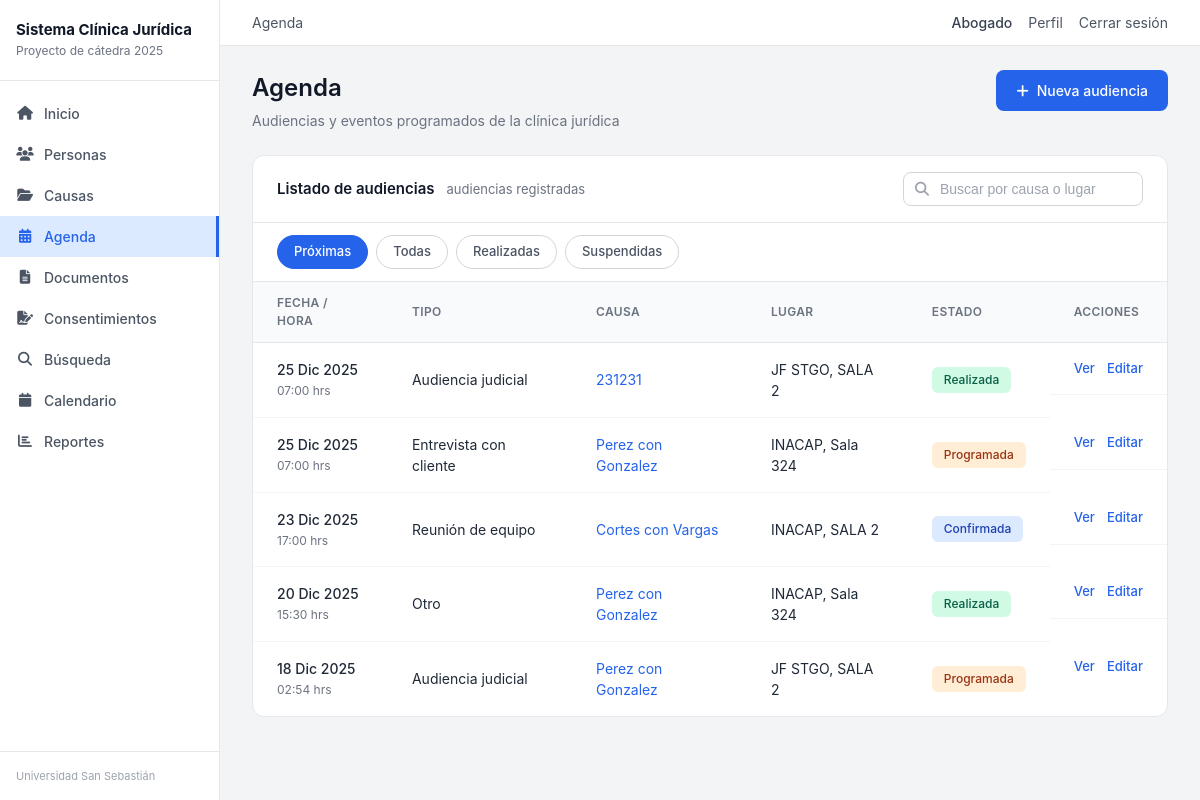
The page /audiencias/ (signed in) on the database its author committed.
### apps/gestion/models.py (models this page shows, shortened)
class Audiencia(models.Model):
    TIPO_EVENTO_CHOICES = [
        ('AUDIENCIA_JUDICIAL', 'Audiencia judicial'),
        ('ENTREVISTA_CLIENTE', 'Entrevista con cliente'),
        ('REUNION_EQUIPO', 'Reunión de equipo'),
        ('REUNION_SUPERVISOR', 'Reunión con supervisor'),
        ('COMPARENDO', 'Comparendo'),
        ('MEDIACION', 'Mediación'),
        ('OTRO', 'Otro'),
    ]
    ESTADO_CHOICES = [
        ('PROGRAMADA', 'Programada'),
        ('CONFIRMADA', 'Confirmada'),
        ('REALIZADA', 'Realizada'),
        ('SUSPENDIDA', 'Suspendida'),
        ('REPROGRAMADA', 'Reprogramada'),
        ('CANCELADA', 'Cancelada'),
    ]
    causa = models.ForeignKey(
        Causa,
        on_delete=models.CASCADE,
        related_name='audiencias',
        verbose_name='Causa'
    )
    audiencia_anterior = models.ForeignKey(
        'self',
        on_delete=models.SET_NULL,
        null=True,
        blank=True,
        related_name='reprogramaciones',
        verbose_name='Audiencia anterior',
        help_text='Si es reprogramación, indicar la audiencia original'
    )
    tipo_evento = models.CharField(
        max_length=20,
        choices=TIPO_EVENTO_CHOICES,
        default='AUDIENCIA_JUDICIAL',
        verbose_name='Tipo de evento'
    )
    fecha_hora = models.DateTimeField(verbose_name='Fecha y hora')
    duracion_estimada = models.PositiveIntegerField(
        default=60,
        verbose_name='Duración estimada (minutos)'
    )
    lugar = models.CharField(
        max_length=200,
        blank=True,
        null=True,
        verbose_name='Lugar'
    )
    sala = models.CharField(
        max_length=50,
        blank=True,
        null=True,
        verbose_name='Sala',
        help_text='Número de sala si aplica'
    )
    estado = models.CharField(
        max_length=20,
        choices=ESTADO_CHOICES,
        default='PROGRAMADA',
        verbose_name='Estado'
    )
    motivo_suspension = models.TextField(
        blank=True,
        null=True,
        verbose_name='Motivo de suspensión/reprogramación'
    )
    asistio_cliente = models.BooleanField(
        default=False,
        verbose_name='¿Asistió el cliente?'
    )
    asistio_estudiante = models.BooleanField(
        default=False,
        verbose_name='¿Asistió el estudiante?'
    )
    asistio_supervisor = models.BooleanField(
        default=False,
        verbose_name='¿Asistió el supervisor?'
    )
    resultado = models.TextField(
        blank=True,
        null=True,
        verbose_name='Resultado',
        help_text='Descripción de lo ocurrido en la audiencia'
    )
    recordatorio_enviado = models.BooleanField(
        default=False,
        verbose_name='Recordatorio enviado'
    )
    fecha_recordatorio = models.DateTimeField(
        blank=True,
        null=True,
        verbose_name='Fecha de envío de recordatorio'
    )
    observaciones = models.TextField(
        blank=True,
        null=True,
        verbose_name='Observaciones'
    )
    creado_por = models.ForeignKey(
        User,
        on_delete=models.SET_NULL,
        null=True,
        blank=True,
        related_name='audiencias_creadas',
        verbose_name='Creado por'
    )
    fecha_creacion = models.DateTimeField(
        auto_now_add=True,
        verbose_name='Fecha de creación'
    )
    fecha_modificacion = models.DateTimeField(
        auto_now=True,
        verbose_name='Última modificación'
    )
    class Meta:
        ordering = ['-fecha_hora']
        verbose_name = 'Audiencia'
        verbose_name_plural = 'Audiencias'
        indexes = [
            models.Index(fields=['causa'], name='audiencia_causa_idx'),
            models.Index(fields=['fecha_hora'], name='audiencia_fecha_idx'),
            models.Index(fields=['-fecha_hora'], name='audiencia_fecha_desc_idx'),
            models.Index(fields=['estado'], name='audiencia_estado_idx'),
            models.Index(fields=['tipo_evento'], name='audiencia_tipo_idx'),
            models.Index(fields=['fecha_hora', 'estado'], name='audiencia_fecha_estado_idx'),
        ]

class Causa(models.Model):
    rit = models.CharField(
        'RIT',
        max_length=20,
        blank=True,
        validators=[validar_rit],
        help_text='Formato: C-1234-2024'
    )
    ruc = models.CharField(
        'RUC',
        max_length=20,
        blank=True,
        validators=[validar_ruc],
        help_text='Formato: 2400123456-7'
    )
    tribunal = models.ForeignKey(
        Tribunal,
        on_delete=models.PROTECT,
        related_name='causas',
        verbose_name='Tribunal'
    )
    materia = models.ForeignKey(
        Materia,
        on_delete=models.PROTECT,
        related_name='causas',
        verbose_name='Materia'
    )
    caratula = models.CharField(max_length=200, verbose_name='Carátula')
    descripcion = models.TextField(
        'Descripción del caso',
        blank=True,
        help_text='Antecedentes y contexto del caso'
    )
    observaciones = models.TextField(
        'Observaciones internas',
        blank=True,
        help_text='Notas internas para el equipo de la clínica jurídica'
    )
    estado = models.ForeignKey(
        EstadoCausa,
        on_delete=models.PROTECT,
        related_name='causas',
        verbose_name='Estado'
    )
    fecha_creacion = models.DateField(auto_now_add=True, verbose_name='Fecha de creación')
    responsable = models.ForeignKey(
        User,
        on_delete=models.SET_NULL,
        null=True,
        blank=True,
        related_name='causas',
        verbose_name='Responsable'
    )
    class Meta:
        ordering = ['-fecha_creacion']
        verbose_name = 'Causa'
        verbose_name_plural = 'Causas'
        indexes = [
            models.Index(fields=['rit'], name='causa_rit_idx'),
            models.Index(fields=['ruc'], name='causa_ruc_idx'),
            models.Index(fields=['caratula'], name='causa_caratula_idx'),
            models.Index(fields=['estado'], name='causa_estado_idx'),
            models.Index(fields=['tribunal'], name='causa_tribunal_idx'),
            models.Index(fields=['materia'], name='causa_materia_idx'),
            models.Index(fields=['responsable'], name='causa_responsable_idx'),
            models.Index(fields=['fecha_creacion'], name='causa_fecha_idx'),
            models.Index(fields=['-fecha_creacion'], name='causa_fecha_desc_idx'),
        ]

### apps/gestion/views.py (the view)
# urls.py: path('audiencias/', views.audiencias_lista, name='audiencias_lista'),
@login_required
def audiencias_lista(request):
    audiencias = Audiencia.objects.select_related('causa', 'causa__tribunal', 'causa__responsable').order_by('-fecha_hora')
    rol_usuario = obtener_rol_usuario(request.user)
    if rol_usuario == 'ESTUDIANTE':
        audiencias = audiencias.filter(causa__responsable=request.user)
    estado = request.GET.get('estado', '')
    fecha_desde = request.GET.get('fecha_desde', '')
    fecha_hasta = request.GET.get('fecha_hasta', '')
    if estado:
        audiencias = audiencias.filter(estado=estado)
    if fecha_desde:
        audiencias = audiencias.filter(fecha_hora__date__gte=fecha_desde)
    if fecha_hasta:
        audiencias = audiencias.filter(fecha_hora__date__lte=fecha_hasta)
    paginator = Paginator(audiencias, 15)
    page = request.GET.get('page')
    try:
        page_obj = paginator.page(page)
    except PageNotAnInteger:
        page_obj = paginator.page(1)
    except EmptyPage:
        page_obj = paginator.page(paginator.num_pages)
    context = {
        'audiencias': page_obj,
        'page_obj': page_obj,
        'estado_filtro': estado,
        'fecha_desde': fecha_desde,
        'fecha_hasta': fecha_hasta,
    }
    return render(request, 'gestion/audiencias_lista.html', context)

### templates/gestion/audiencias_lista.html (shortened to what this page needs)
{% extends 'base.html' %}
{% block section_title %}Agenda{% endblock %}
{% block content %}
<div class="page-header-flex">
    <div class="page-header-content">
        <h1 class="page-title">Agenda</h1>
        <p class="page-subtitle">Audiencias y eventos programados de la clínica jurídica</p>
    </div>
    {% if permisos.puede_crear_audiencia %}
    <a href="{% url 'gestion:audiencia_crear' %}" class="btn-primary">
        <i class="fas fa-plus"></i> Nueva audiencia
    </a>
    {% endif %}
</div>
<div class="list-card">
    <div class="list-card-header">
        <div class="list-card-title">
            <span class="title-text">Listado de audiencias</span>
            <span class="title-count">{{ audiencias.count }} audiencias registradas</span>
        </div>
        <div class="list-card-search">
            <i class="fas fa-search search-icon"></i>
            <input type="text" placeholder="Buscar por causa o lugar" class="search-input" id="searchInput">
        </div>
    </div>
    <div class="list-card-filters">
        <a href="?filtro=proximas" class="filter-pill {% if filtro == 'proximas' or not filtro %}active{% endif %}">Próximas</a>
        <a href="?filtro=todas" class="filter-pill {% if filtro == 'todas' %}active{% endif %}">Todas</a>
        <a href="?filtro=realizadas" class="filter-pill {% if filtro == 'realizadas' %}active{% endif %}">Realizadas</a>
        <a href="?filtro=suspendidas" class="filter-pill {% if filtro == 'suspendidas' %}active{% endif %}">Suspendidas</a>
    </div>
    <div class="list-card-body">
        <table class="list-table">
            <thead>
                <tr>
                    <th>Fecha / Hora</th>
                    <th>Tipo</th>
                    <th>Causa</th>
                    <th>Lugar</th>
                    <th>Estado</th>
                    <th>Acciones</th>
                </tr>
            </thead>
            <tbody id="tableBody">
            {% for a in audiencias %}
                <tr>
                    <td>
                        <div class="cell-datetime">
                            <span class="datetime-date">{{ a.fecha_hora|date:"d M Y" }}</span>
                            <span class="datetime-time">{{ a.fecha_hora|time:"H:i" }} hrs</span>
                        </div>
                    </td>
                    <td>{{ a.get_tipo_evento_display }}</td>
                    <td>
                        <a href="{% url 'gestion:causa_detalle' a.causa.pk %}">{{ a.causa.caratula|truncatewords:4 }}</a>
                    </td>
                    <td>{{ a.lugar|default:"-" }}{% if a.sala %}, {{ a.sala }}{% endif %}</td>
                    <td>
                        {% if a.estado == 'PROGRAMADA' %}
                            <span class="status-badge status-orange">Programada</span>
                        {% elif a.estado == 'CONFIRMADA' %}
                            <span class="status-badge status-blue">Confirmada</span>
                        {% elif a.estado == 'REALIZADA' %}
                            <span class="status-badge status-green">Realizada</span>
                        {% elif a.estado == 'SUSPENDIDA' %}
                            <span class="status-badge status-red">Suspendida</span>
                        {% elif a.estado == 'REPROGRAMADA' %}
                            <span class="status-badge status-yellow">Reprogramada</span>
                        {% elif a.estado == 'CANCELADA' %}
                            <span class="status-badge status-gray">Cancelada</span>
                        {% else %}
                            <span class="status-badge status-gray">{{ a.get_estado_display }}</span>
                        {% endif %}
                    </td>
                    <td class="cell-actions">
                        <a href="{% url 'gestion:audiencia_detalle' a.pk %}" class="action-link">Ver</a>
                        {% if permisos.puede_editar_audiencia %}
                        <a href="{% url 'gestion:audiencia_editar' a.pk %}" class="action-link">Editar</a>
                        {% endif %}
                    </td>
                </tr>
            {% empty %}
                <tr>
                    <td colspan="6" class="empty-table">No hay audiencias registradas.</td>
                </tr>
            {% endfor %}
            </tbody>
        </table>
    </div>
</div>
{% endblock %}

### templates/base.html (shortened to what this page needs)
{% load static %}
<!DOCTYPE html>
<html lang="es">
<head>
    <link rel="stylesheet" href="{% static 'css/styles.css' %}">
    <link rel="stylesheet" href="https://cdnjs.cloudflare.com/ajax/libs/font-awesome/6.4.0/css/all.min.css">
</head>
<body>
    <div class="app-container">
        <aside class="sidebar">
            <div class="sidebar-header">
                <h1 class="sidebar-title">Sistema Clínica Jurídica</h1>
                <p class="sidebar-subtitle">Proyecto de cátedra 2025</p>
            </div>
            {% if user.is_authenticated %}
            <nav class="sidebar-nav">
                <a href="{% url 'gestion:dashboard' %}" class="nav-item {% if request.resolver_match.url_name == 'dashboard' %}active{% endif %}">
                    <i class="fas fa-home"></i> Inicio
                </a>
                <a href="{% url 'gestion:personas_lista' %}" class="nav-item {% if 'persona' in request.resolver_match.url_name %}active{% endif %}">
                    <i class="fas fa-users"></i> Personas
                </a>
                <a href="{% url 'gestion:causas_lista' %}" class="nav-item {% if 'causa' in request.resolver_match.url_name %}active{% endif %}">
                    <i class="fas fa-folder-open"></i> Causas
                </a>
                <a href="{% url 'gestion:audiencias_lista' %}" class="nav-item {% if 'audiencia' in request.resolver_match.url_name %}active{% endif %}">
                    <i class="fas fa-calendar-alt"></i> Agenda
                </a>
                <a href="{% url 'gestion:documentos_lista' %}" class="nav-item {% if 'documento' in request.resolver_match.url_name %}active{% endif %}">
                    <i class="fas fa-file-alt"></i> Documentos
                </a>
                <a href="{% url 'gestion:consentimientos_lista' %}" class="nav-item {% if 'consentimiento' in request.resolver_match.url_name %}active{% endif %}">
                    <i class="fas fa-file-signature"></i> Consentimientos
                </a>
                <a href="{% url 'gestion:buscar' %}" class="nav-item {% if request.resolver_match.url_name == 'buscar' %}active{% endif %}">
                    <i class="fas fa-search"></i> Búsqueda
                </a>
                <a href="{% url 'gestion:calendario' %}" class="nav-item {% if request.resolver_match.url_name == 'calendario' %}active{% endif %}">
                    <i class="fas fa-calendar"></i> Calendario
                </a>
                {% if user.perfil.rol == 'ADMIN' or user.perfil.rol == 'DIRECTOR' or user.perfil.rol == 'SUPERVISOR' %}
                <a href="{% url 'gestion:reportes' %}" class="nav-item {% if 'reporte' in request.resolver_match.url_name %}active{% endif %}">
                    <i class="fas fa-chart-bar"></i> Reportes
                </a>
                {% endif %}
            </nav>
            <div class="sidebar-footer">
                Universidad San Sebastián
            </div>
            {% endif %}
        </aside>
        <div class="main-wrapper">
            <header class="topbar">
                <div class="topbar-left">
                    <span class="topbar-section">{% block section_title %}{% endblock %}</span>
                </div>
                <div class="topbar-right">
                    {% if user.is_authenticated %}
                        <span class="user-name">{{ user.username }}</span>
                        <a href="{% url 'gestion:perfil' %}" class="topbar-link">Perfil</a>
                        <form method="post" action="{% url 'logout' %}" class="logout-form">
                            <button type="submit" class="topbar-link logout-btn">Cerrar sesión</button>
                        </form>
                    {% else %}
                        <a href="{% url 'login' %}" class="topbar-link">Iniciar sesión</a>
                    {% endif %}
                </div>
            </header>
            <main class="content">
                {% block content %}{% endblock %}
            </main>
        </div>
    </div>
</body>
</html>

### rows shown on the page
Audiencia: fecha_hora "25 Dic 2025", fecha_hora "07:00", tipo_evento "Audiencia judicial", causa.caratula "231231", lugar "JF STGO", sala "SALA 2", estado "Realizada"
Audiencia: fecha_hora "25 Dic 2025", fecha_hora "07:00", tipo_evento "Entrevista con cliente", causa.caratula "Perez con Gonzalez", lugar "INACAP", sala "Sala 324", estado "Programada"
Audiencia: fecha_hora "23 Dic 2025", fecha_hora "17:00", tipo_evento "Reunión de equipo", causa.caratula "Cortes con Vargas", lugar "INACAP", sala "SALA 2", estado "Confirmada"
Audiencia: fecha_hora "20 Dic 2025", fecha_hora "15:30", tipo_evento "Otro", causa.caratula "Perez con Gonzalez", lugar "INACAP", sala "Sala 324", estado "Realizada"
Audiencia: fecha_hora "18 Dic 2025", fecha_hora "02:54", tipo_evento "Audiencia judicial", causa.caratula "Perez con Gonzalez", lugar "JF STGO", sala "SALA 2", estado "Programada"

### other values the page prints
{{ user.username }} "Abogado"
